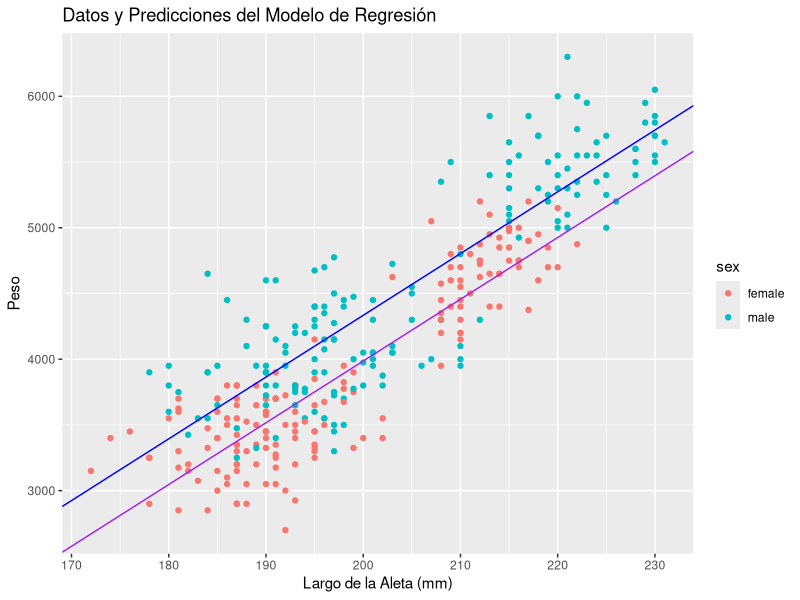
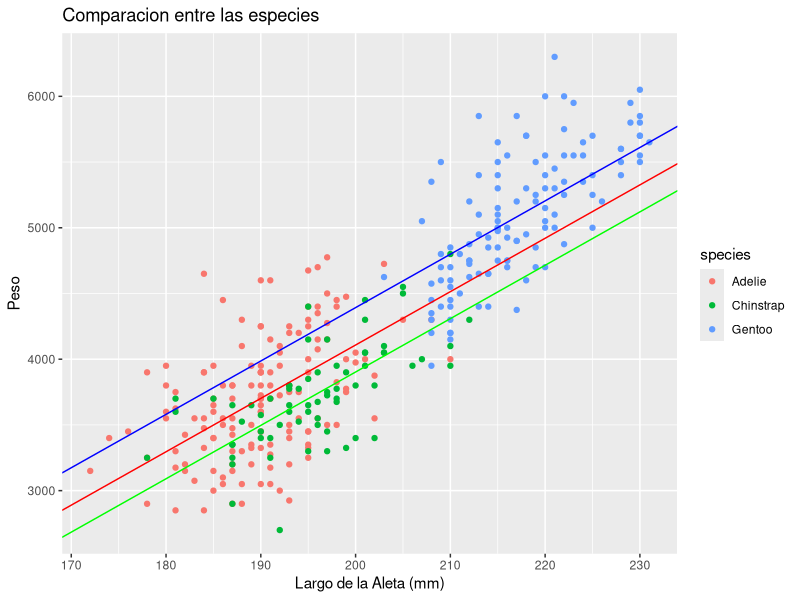
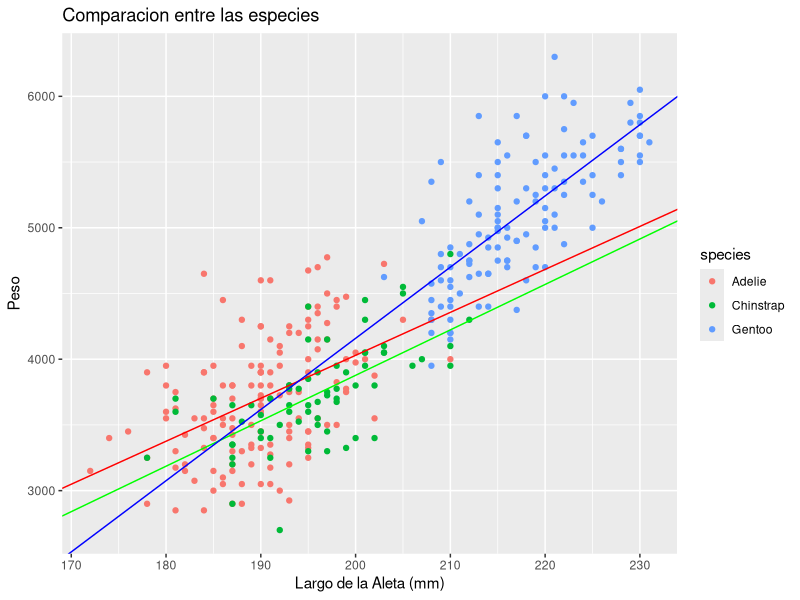

These figures' R source, in order:
require(palmerpenguins)
#install.packages("ggplot2")
require(ggplot2)
#install.packages("tidyverse")
require(dplyr)

pinguinos = penguins %>% na.omit()

#Ejercicio 1:

modelopinguinos <- lm(body_mass_g ~ flipper_length_mm + sex, data = pinguinos)
b0=coef(modelopinguinos)[1]
b1=coef(modelopinguinos)[2]
b2=coef(modelopinguinos)[3]

#error cuadratico medio:
ecm <- mean(modelopinguinos$residuals^2)
ecm

#preddicion (?)
predicciones <- predict(modelopinguinos)


ggplot(pinguinos, aes(x = flipper_length_mm, y = body_mass_g, color = sex)) +
  geom_point() +  # Puntos para los datos reales
   geom_abline(mapping=aes(intercept=b0 + b2,slope=b1),color="blue") +
   geom_abline(mapping=aes(intercept=b0,slope=b1),color="purple") +
  labs(x = "Largo de la Aleta (mm)", y = "Peso") +
  ggtitle("Datos y Predicciones del Modelo de Regresión")

#como el b2 es de 348, significa que predice que tendra una diferencia de peso de 348 gramos


#Ejercicio 2:

modelopinguinos2 <- lm(body_mass_g ~ flipper_length_mm + species, data = pinguinos)
b02=coef(modelopinguinos2)[1]
b12=coef(modelopinguinos2)[2]
b22=coef(modelopinguinos2)[3]
b32=coef(modelopinguinos2)[4]
#la diferencia es que ahora hay 3 factores envedes de 2

#Usa a Adelie como referencia
#b22 mide el peso de diferencia entre Adelie y Chinstrap
#b32 mide el peso de diferencia entre Adelie y Gentoo
#si es negativo significa que la especie comparada es peso menor, si es positivo es peso mayor


ggplot(pinguinos, aes(x = flipper_length_mm, y = body_mass_g, color = species)) +
  geom_point() +  # Puntos para los datos reales
  geom_abline(mapping=aes(intercept=b02 + b22,slope=b12),color="green") +
  geom_abline(mapping=aes(intercept=b02,slope=b12),color="red") +
  geom_abline(mapping=aes(intercept=b02+b32,slope=b12),color="blue") +
  labs(x = "Largo de la Aleta (mm)", y = "Peso") +
  ggtitle("Comparacion entre las especies")

#Ejercicio 3:
modelopinguinos3 <- lm(body_mass_g ~ flipper_length_mm * species, data = pinguinos)
b0=coef(modelopinguinos3)[1]
b1=coef(modelopinguinos3)[2]
b2=coef(modelopinguinos3)[3]
b3=coef(modelopinguinos3)[4]
b4=coef(modelopinguinos3)[5]
b5=coef(modelopinguinos3)[6]

ggplot(pinguinos, aes(x = flipper_length_mm, y = body_mass_g, color = species)) +
  geom_point() +  # Puntos para los datos reales
  geom_abline(mapping=aes(intercept=b0 + b2,slope=b1+b4),color="green") +
  geom_abline(mapping=aes(intercept=b0,slope=b1),color="red") +
  geom_abline(mapping=aes(intercept=b0+b3,slope=b1+b5),color="blue") +
  labs(x = "Largo de la Aleta (mm)", y = "Peso") +
  ggtitle("Comparacion entre las especies")


#predice que el chinstrap tendra -500, y el gentoo -4000 creo



#Ejercicio 4:
set.seed(123)  
indice_entrenamiento <- sample(1:nrow(pinguinos), 0.8 * nrow(pinguinos))
entrenamiento <- pinguinos[indice_entrenamiento, ]
prueba <- pinguinos[-indice_entrenamiento, ]

#sobreajuste

# 1 variable predictora
modelo1 <- lm(body_mass_g ~ flipper_length_mm, data = entrenamiento)

#prueba[,"pesopredicho"]=predict(modelo1,newdata=prueba)

#error de prediccion con los datos nuevos
mean((predict(modelo1,newdata=prueba)-prueba$body_mass_g)^2)
#error de prediccion con los mismos datos de entrenamiento
mean(modelo1$residuals ^ 2)

# 2 variables predictoras
modelo2 <- lm(body_mass_g ~ flipper_length_mm + species, data = entrenamiento)
#error de prediccion con los datos nuevos
mean((predict(modelo2,newdata=prueba)-prueba$body_mass_g)^2)
#error de prediccion con los mismos datos de entrenamiento
mean(modelo2$residuals ^ 2)

# 3 variables predictoras
modelo3 <- lm(body_mass_g ~ flipper_length_mm + species + year, data = entrenamiento)
#error de prediccion con los datos nuevos
mean((predict(modelo3,newdata=prueba)-prueba$body_mass_g)^2)
#error de prediccion con los mismos datos de entrenamiento
mean(modelo3$residuals ^ 2)

# 4 variables predictoras
modelo4 <- lm(body_mass_g ~ flipper_length_mm + species + year + bill_length_mm, data = entrenamiento)
#error de prediccion con los datos nuevos
mean((predict(modelo4,newdata=prueba)-prueba$body_mass_g)^2)
#error de prediccion con los mismos datos de entrenamiento
mean(modelo4$residuals ^ 2)

# 5 variables predictoras
modelo5 <- lm(body_mass_g ~ flipper_length_mm + species + year + bill_length_mm + bill_depth_mm, data = entrenamiento)
#error de prediccion con los datos nuevos
mean((predict(modelo5, newdata=prueba)-prueba$body_mass_g)^2)
#error de prediccion con los mismos datos de entrenamiento
mean(modelo5$residuals ^ 2)



# 6 variables predictoras
modelo6 <- lm(body_mass_g ~ flipper_length_mm + species + year + bill_length_mm + bill_depth_mm + sex, data = entrenamiento)
#error de prediccion con los datos nuevos
mean((predict(modelo6,newdata=prueba)-prueba$body_mass_g)^2)
#error de prediccion con los mismos datos de entrenamiento
mean(modelo6$residuals ^ 2)





#no entiendo tanto el calculo de ecm y del predict, lo voy a preguntar asi q lo dejo aca

